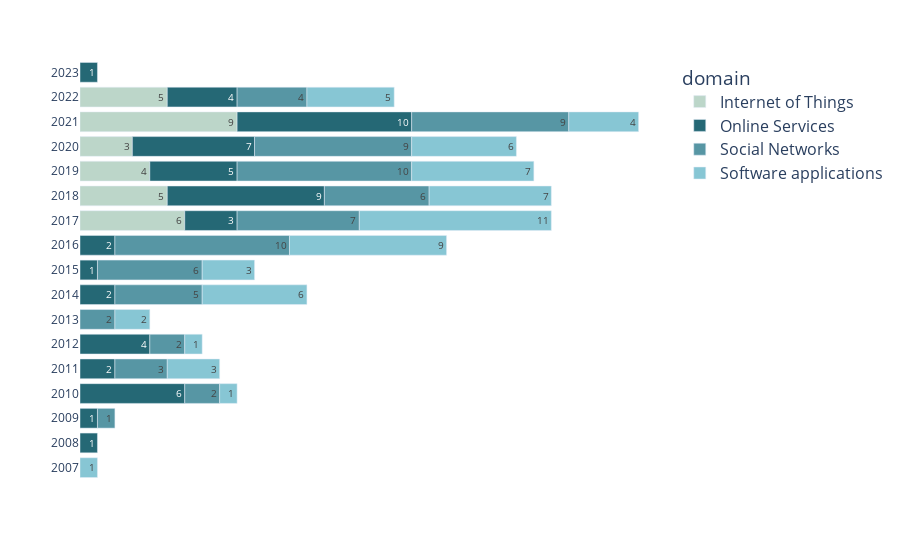

Write notebook code for a chart like this one.
### Code cell
# Group by year and domain
grouped = df.groupby(['year', 'domain']).size().reset_index(name='count')
pivot = grouped.pivot(index='year', columns='domain', values='count')
fig = px.bar(
    pivot,
    orientation='h',
    text_auto=True,
    color_discrete_sequence=["#bcd6c9", "#256875","#5796a4","#87c6d4"],
    labels={'value': 'Domain'}
)
fig.update_layout(legend=dict(font=dict(size=16)),plot_bgcolor='rgba(0, 0, 0, 0)')
fig.update_xaxes(title='', showgrid=True, showticklabels=False)
fig.update_yaxes(title='', type='category', categoryorder='category ascending')
fig.update_traces(textfont=dict(size=16),textangle=0)
fig.show()
fig.write_image("img/domain-by-year.pdf", width=900, height=600)

### Figure 1 — Plotly figure (JSON) as saved in the notebook; plotly's stock layout.template omitted (floating-point values rounded to 4 significant figures)
{"data": [{"alignmentgroup": "True", "hovertemplate": "domain=Internet of Things<br>Domain=%{x}<br>year=%{y}<extra></extra>", "legendgroup": "Internet of Things", "marker": {"color": "#bcd6c9", "pattern": {"shape": ""}}, "name": "Internet of Things", "offsetgroup": "Internet of Things", "orientation": "h", "showlegend": true, "textangle": 0, "textfont": {"size": 16}, "textposition": "auto", "texttemplate": "%{x}", "type": "bar", "x": [null, null, null, null, null, null, null, null, null, null, 6, 5, 4, 3, 9, 5, null], "xaxis": "x", "y": [2007, 2008, 2009, 2010, 2011, 2012, 2013, 2014, 2015, 2016, 2017, 2018, 2019, 2020, 2021, 2022, 2023], "yaxis": "y"}, {"alignmentgroup": "True", "hovertemplate": "domain=Online Services<br>Domain=%{x}<br>year=%{y}<extra></extra>", "legendgroup": "Online Services", "marker": {"color": "#256875", "pattern": {"shape": ""}}, "name": "Online Services", "offsetgroup": "Online Services", "orientation": "h", "showlegend": true, "textangle": 0, "textfont": {"size": 16}, "textposition": "auto", "texttemplate": "%{x}", "type": "bar", "x": [null, 1, 1, 6, 2, 4, null, 2, 1, 2, 3, 9, 5, 7, 10, 4, 1], "xaxis": "x", "y": [2007, 2008, 2009, 2010, 2011, 2012, 2013, 2014, 2015, 2016, 2017, 2018, 2019, 2020, 2021, 2022, 2023], "yaxis": "y"}, {"alignmentgroup": "True", "hovertemplate": "domain=Social Networks<br>Domain=%{x}<br>year=%{y}<extra></extra>", "legendgroup": "Social Networks", "marker": {"color": "#5796a4", "pattern": {"shape": ""}}, "name": "Social Networks", "offsetgroup": "Social Networks", "orientation": "h", "showlegend": true, "textangle": 0, "textfont": {"size": 16}, "textposition": "auto", "texttemplate": "%{x}", "type": "bar", "x": [null, null, 1, 2, 3, 2, 2, 5, 6, 10, 7, 6, 10, 9, 9, 4, null], "xaxis": "x", "y": [2007, 2008, 2009, 2010, 2011, 2012, 2013, 2014, 2015, 2016, 2017, 2018, 2019, 2020, 2021, 2022, 2023], "yaxis": "y"}, {"alignmentgroup": "True", "hovertemplate": "domain=Software applications<br>Domain=%{x}<br>year=%{y}<extra></extra>", "legendgroup": "Software applications", "marker": {"color": "#87c6d4", "pattern": {"shape": ""}}, "name": "Software applications", "offsetgroup": "Software applications", "orientation": "h", "showlegend": true, "textangle": 0, "textfont": {"size": 16}, "textposition": "auto", "texttemplate": "%{x}", "type": "bar", "x": [1, null, null, 1, 3, 1, 2, 6, 3, 9, 11, 7, 7, 6, 4, 5, null], "xaxis": "x", "y": [2007, 2008, 2009, 2010, 2011, 2012, 2013, 2014, 2015, 2016, 2017, 2018, 2019, 2020, 2021, 2022, 2023], "yaxis": "y"}], "layout": {"barmode": "relative", "legend": {"font": {"size": 16}, "title": {"text": "domain"}, "tracegroupgap": 0}, "margin": {"t": 60}, "plot_bgcolor": "rgba(0, 0, 0, 0)", "xaxis": {"anchor": "y", "domain": [0, 1], "showgrid": true, "showticklabels": false, "title": {"text": ""}}, "yaxis": {"anchor": "x", "categoryorder": "category ascending", "domain": [0, 1], "title": {"text": ""}, "type": "category"}}}
